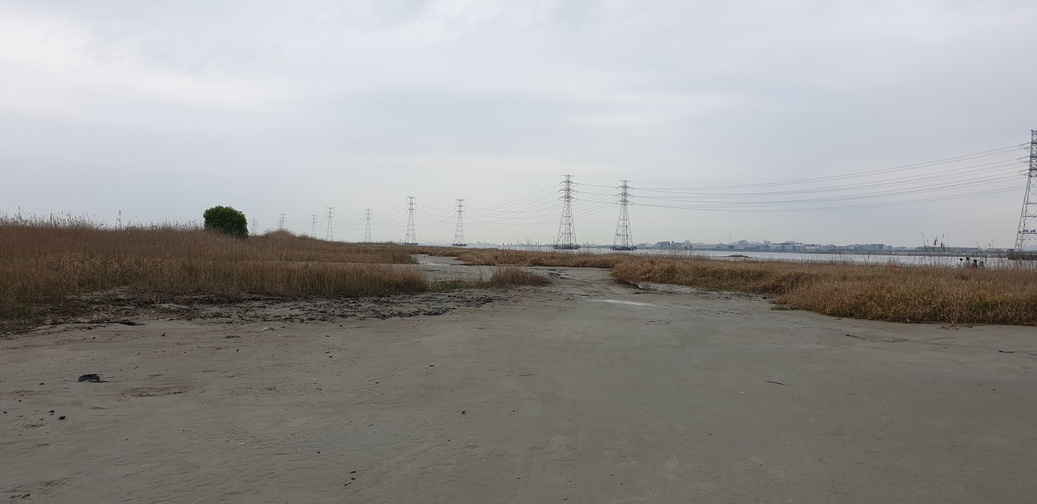
#> input picture panorama_test/bbul1/KakaoTalk_20210504_103503615.jpg, 1037 x 504 px, shrunk from 4032 x 1960 before the run; its folder holds 3 pictures in this run
$ jupyter execute --allow-errors panorama_siwaho.ipynb
#> lines starting #> are read from the running program, lines starting #| are printed output that depends on the picture; after the words box and inside, x2 and y2 are one past the last pixel; in counts of white or black regions, pixels touching at a corner belong together
[cell 1]
import cv2
import numpy as np
import matplotlib.pyplot as plt
import glob, os

def make_panorama(IMG_NAME):
#> called with IMG_NAME = 'bbul1'
    img_list = []
    img_list.append(glob.glob(os.path.join('C:\\Users\\USER\\Downloads\\panorama_test\\',IMG_NAME,'*.jpg')))
    img_list = sorted(img_list)
    print(img_list)
    cnt = 0
    for i in img_list:
        if not i:
            cnt +=1
    img_list = img_list[cnt]
    mode = cv2.STITCHER_PANORAMA

    if int(cv2.__version__[0]) == 3:
        stitcher = cv2.createStitcher(mode)
    else:
        stitcher = cv2.Stitcher_create(mode)
    imgs = []
    for i,img_path in enumerate(img_list):
        img = cv2.imread(img_path)
#> img is the input picture: shape (504, 1037, 3); mean B, G, R 148.7, 150.2, 151.2
        imgs.append(img)
        status,stitched = stitcher.stitch(imgs)
#> status = 1
#> pass 2 of the loop in make_panorama, `for i,img_path in enumerate(img_list):`:
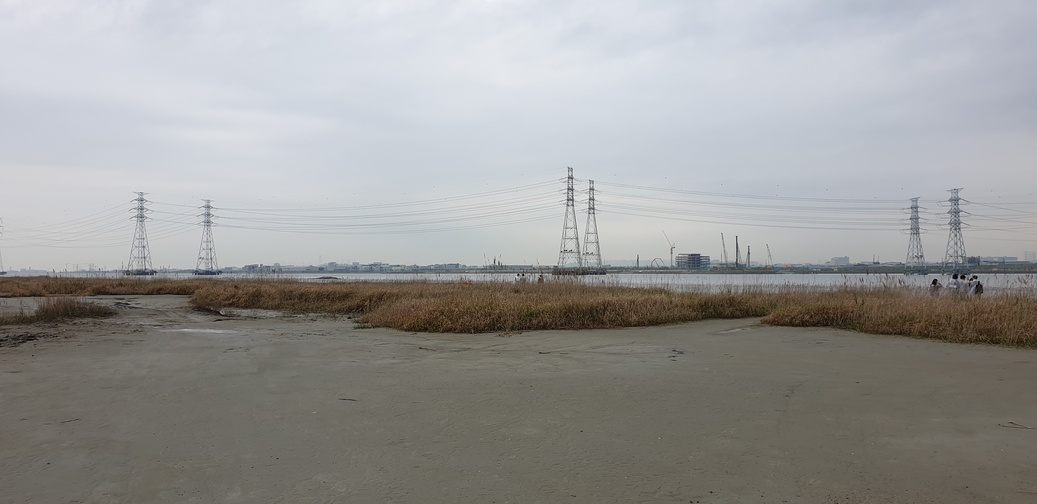
#> input picture panorama_test/bbul1/KakaoTalk_20210504_103503615_01.jpg, 1037 x 504 px, shrunk from 4032 x 1960 before the run
#> in make_panorama, img is the input picture: shape (504, 1037, 3); mean B, G, R 153.1, 154.3, 154.4
#> in make_panorama, `status,stitched = stitcher.stitch(imgs)`:
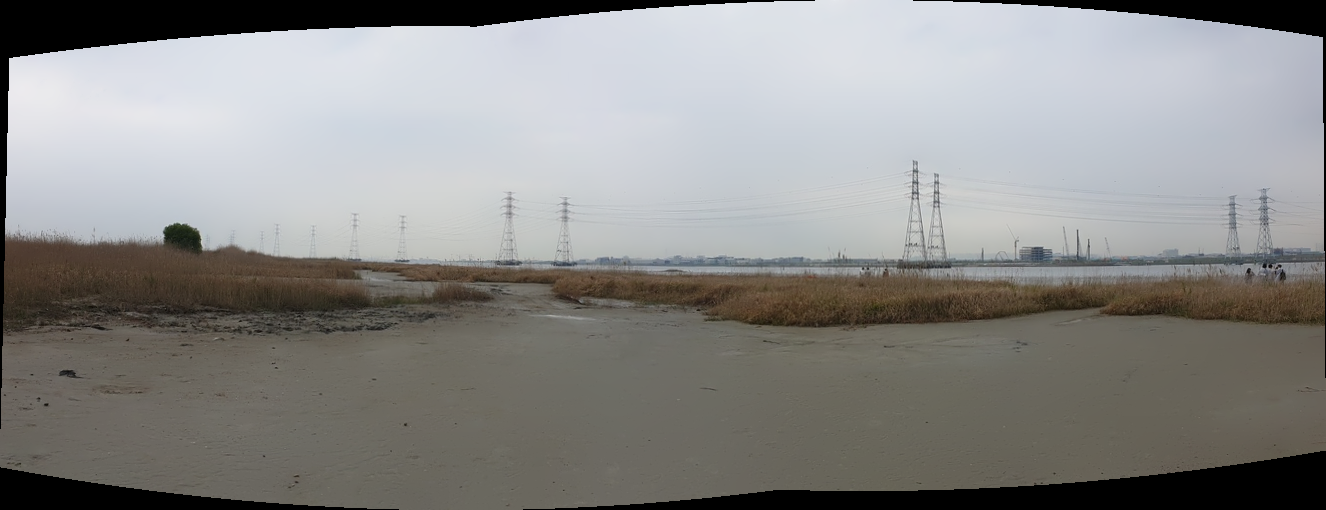
#> stitched: shape (510, 1326, 3); mean of channels 0, 1, 2 136.7, 138.4, 138.8; drawn as B, G, R
#> status = 0
#> pass 3 of the loop in make_panorama, `for i,img_path in enumerate(img_list):`:
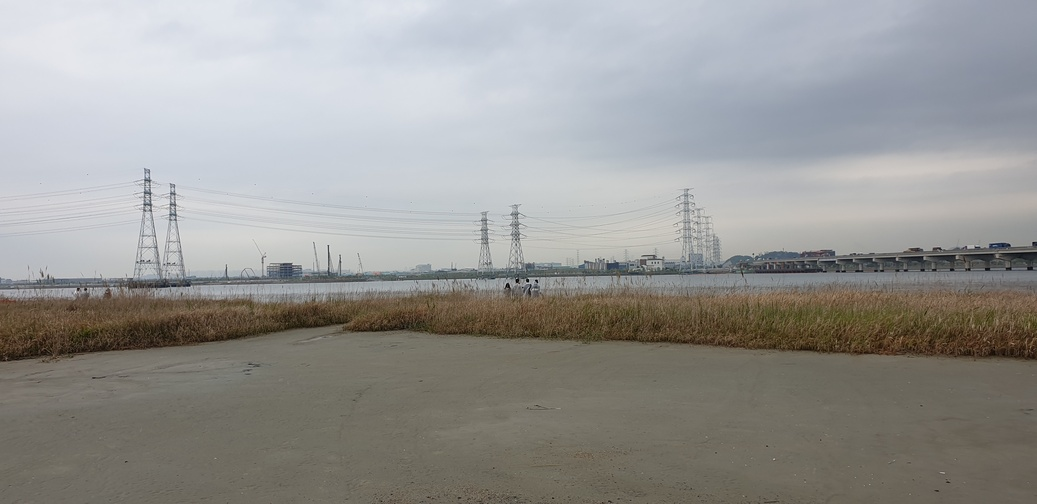
#> input picture panorama_test/bbul1/KakaoTalk_20210504_103503615_02.jpg, 1037 x 504 px, shrunk from 4032 x 1960 before the run
#> in make_panorama, img is the input picture: shape (504, 1037, 3); mean B, G, R 148.3, 150.6, 151
#> in make_panorama, `status,stitched = stitcher.stitch(imgs)`:
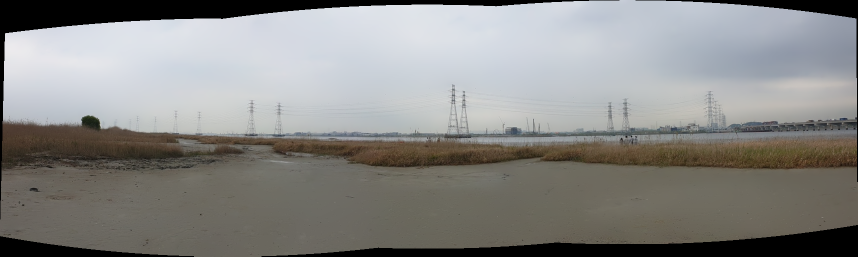
#> stitched: shape (513, 1715, 3) (shown at 1/2 size); mean of channels 0, 1, 2 134.1, 136.3, 136.7; drawn as B, G, R
    if status == 0:
        cv2.imwrite(os.path.join('C:\\Users\\USER\\Downloads\\panorama_test\\result\\',IMG_NAME+'_result.jpg'),stitched)
    gray = cv2.cvtColor(stitched,cv2.COLOR_BGR2GRAY)
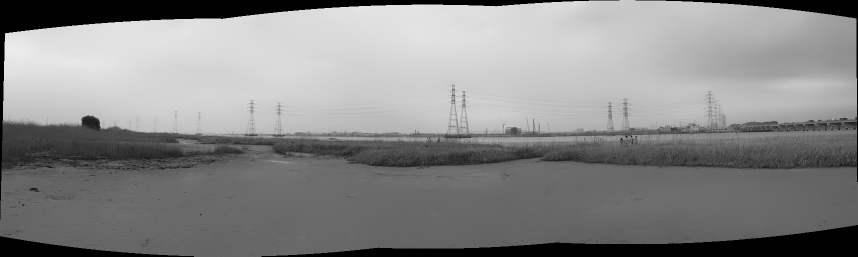
#> gray: shape (513, 1715) (shown at 1/2 size); min 0, max 236, mean 136.2
    thresh = cv2.bitwise_not(cv2.threshold(gray,0,255,cv2.THRESH_BINARY)[1])
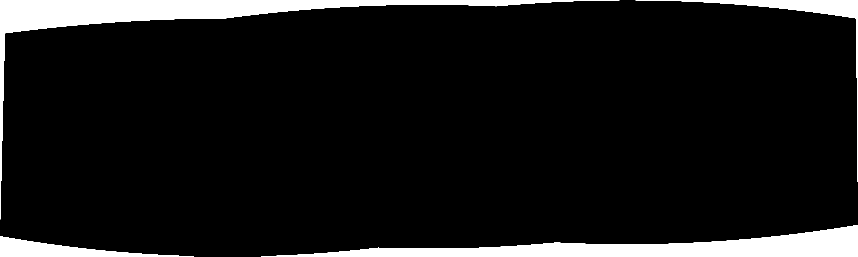
#> thresh: shape (513, 1715) (shown at 1/2 size); 8.5% white; 4 white regions, box (x1, y1, x2, y2) and area: (0, 0, 1239, 439) 33382, (523, 450, 1715, 513) 29196, (1271, 0, 1715, 364) 6330, (0, 472, 388, 513) 6086
    thresh = cv2.medianBlur(thresh,5)
#> thresh: shape (513, 1715); 8.5% white; 4 white regions, box (x1, y1, x2, y2) and area: (0, 0, 1237, 437) 33378, (525, 450, 1715, 513) 29192, (1273, 0, 1715, 362) 6328, (0, 472, 386, 513) 6084
    stitched_copy = stitched.copy()
    thresh_copy = thresh.copy()

    while np.sum(thresh_copy) > 0:
        thresh_copy = thresh_copy[1:-1,1:-1]
        stitched_copy = stitched_copy[1:-1,1:-1]
#> this loop made 60 passes
#> pass 1, in make_panorama, `thresh_copy = thresh_copy[1:-1,1:-1]`:
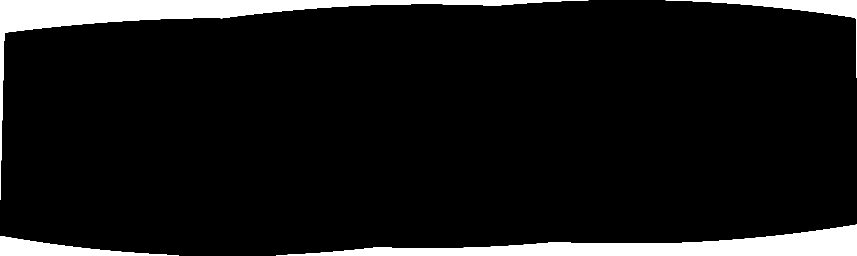
#> thresh_copy: shape (511, 1713) (shown at 1/2 size); 8.1% white; 4 white regions, box (x1, y1, x2, y2) and area: (0, 0, 1177, 400) 31705, (552, 449, 1713, 511) 27940, (0, 472, 357, 511) 5658, (1331, 0, 1713, 155) 5525
#> pass 1, in make_panorama, `stitched_copy = stitched_copy[1:-1,1:-1]`:
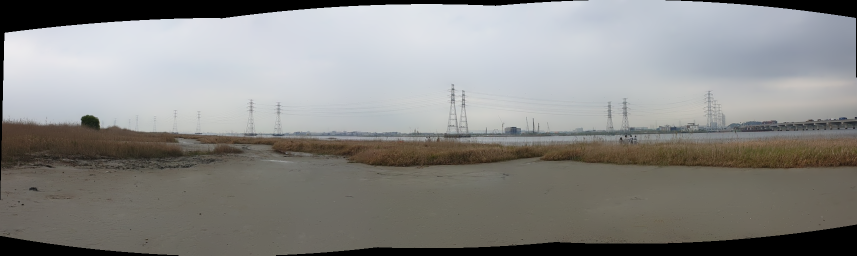
#> stitched_copy: shape (511, 1713, 3) (shown at 1/2 size); mean of channels 0, 1, 2 134.8, 137, 137.3; drawn as B, G, R
#> pass 2, in make_panorama, `thresh_copy = thresh_copy[1:-1,1:-1]`:
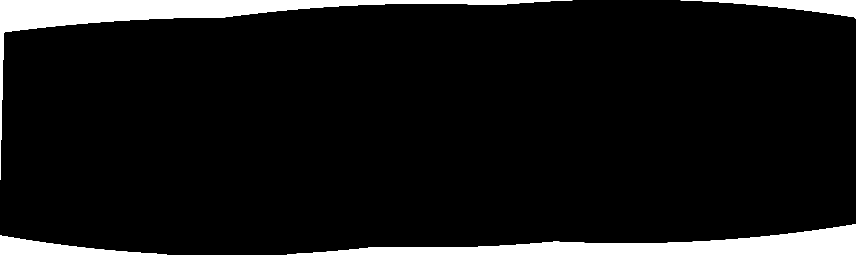
#> thresh_copy: shape (509, 1711) (shown at 1/2 size); 7.7% white; 4 white regions, box (x1, y1, x2, y2) and area: (0, 0, 1145, 360) 30129, (574, 448, 1711, 509) 26718, (0, 471, 333, 509) 5263, (1361, 0, 1711, 37) 4989
#> after the loop:
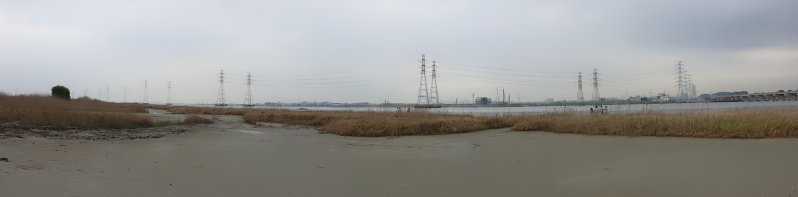
#> stitched_copy: shape (393, 1595, 3) (shown at 1/2 size); mean of channels 0, 1, 2 146.6, 149.4, 149.8; drawn as B, G, R
#> after the loop: thresh_copy: shape (393, 1595); every value is 0
    cv2.imwrite(os.path.join('C:\\Users\\USER\\Downloads\\panorama_test\\result\\',IMG_NAME+'_crop.jpg'),stitched_copy)
    plt.figure(figsize=(20,20))
    plt.imshow(cv2.cvtColor(stitched_copy,cv2.COLOR_BGR2RGB))

[cell 2]
make_panorama("bbul1")

#> (a cell that did not finish here is left out)


#> (a cell that did not finish here is left out)


#> (a cell that did not finish here is left out)


#> (a cell that did not finish here is left out)


#> (a cell that did not finish here is left out)
